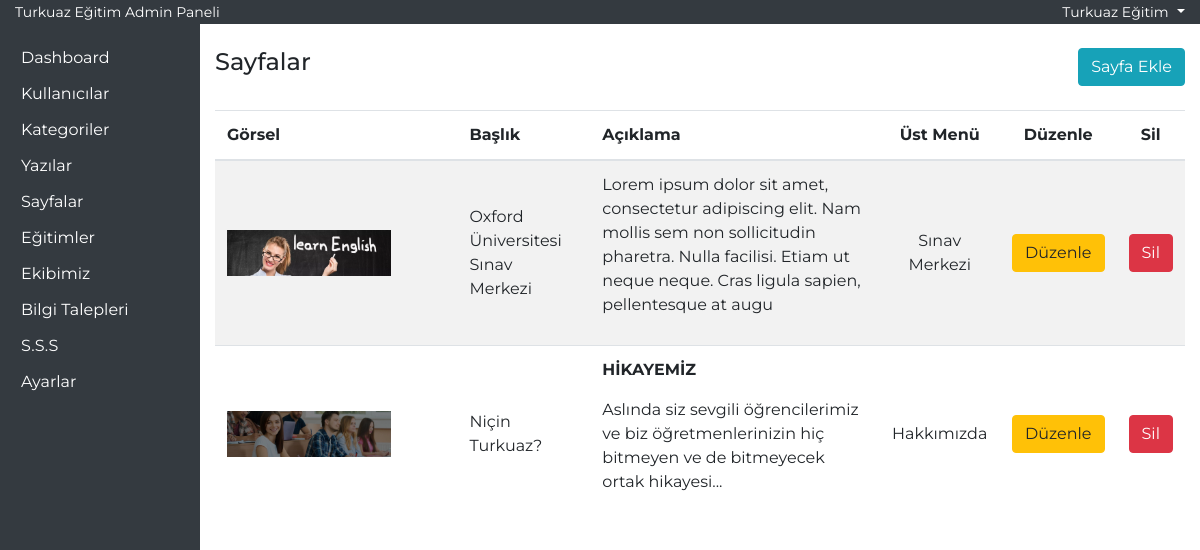
Page /admin-yntm/sayfalar.php (signed in) on the earlier database version.
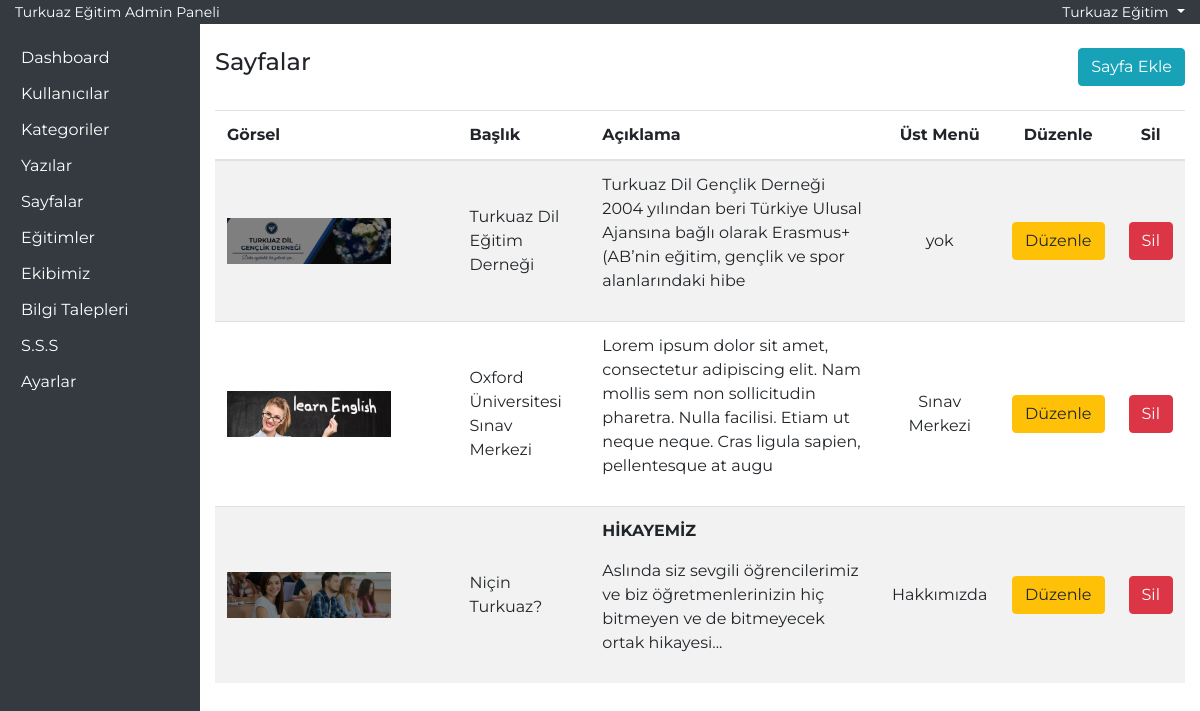
Same page on the later database version.
### tables this page shows
CREATE TABLE IF NOT EXISTS `sayfalar` (
  `id` int NOT NULL AUTO_INCREMENT,
  `baslik` varchar(150) NOT NULL,
  `aciklama` varchar(5000) NOT NULL,
  `video` varchar(150) NOT NULL,
  `meta` varchar(250) NOT NULL,
  `gorsel` varchar(150) NOT NULL,
  `alt` varchar(100) NOT NULL,
  `ustMenu` varchar(70) NOT NULL,
  PRIMARY KEY (`id`)
);

### admin-yntm/sayfalar.php (the view, shortened to what this page needs)
<?php
require_once('header.php');
?>
<div class="row">
    <div class="col-md-6">
        <h4>Sayfalar</h4>
    </div>
    <div class="col-md-6 text-right">
        <button type="button" class="btn btn-info" data-toggle="modal" data-target="#sayfaEkle">
            Sayfa Ekle
        </button>
    </div>
</div>
<div class="row pt-4">
    <div class="col-12">
        <table class="table table-striped">
            <thead>
                <tr>
                    <th>Görsel</th>
                    <th>Başlık</th>
                    <th>Açıklama</th>
                    <th class="text-center">Üst Menü</th>
                    <th class="text-center">Düzenle</th>
                    <th class="text-center">Sil</th>
                </tr>
            </thead>
            <tbody>
                <?php
                $pageList = $db->prepare('select * from sayfalar order by id desc');
                $pageList->execute();
                if ($pageList->rowCount()) {
                    foreach ($pageList as $pageListSatir) {
                ?>
                        <tr>
                            <td class="w-25"><img src="<?php echo $pageListSatir['gorsel']; ?>" class="w-75"></td>
                            <td><?php echo $pageListSatir['baslik']; ?></td>
                            <td><?php echo substr($pageListSatir['aciklama'], 0, 180); ?></td>
                            <td class="text-center"><?php echo $pageListSatir['ustMenu']; ?></td>
                            <td class="text-center"><a href="sayfalar.php?updateID=<?php echo $pageListSatir['id']; ?>" class="btn btn-warning">Düzenle</a></td>
                            <td class="text-center"><a href="sayfalar.php?deleteID=<?php echo $pageListSatir['id']; ?>" class="btn btn-danger">Sil</a></td>
                        </tr>
                <?php
                    }
                }
                ?>
            </tbody>
        </table>
    </div>
</div>
<?php require_once('footer.php'); ?>

Differences in the rows shown:
added sayfalar: gorsel (picture), baslik "Turkuaz Dil Eğitim Derneği", aciklama "Turkuaz Dil Gençlik Derneği 2004 yılından beri Türkiye Ulusal Ajansına bağlı olarak Erasmus+ (AB’nin eğitim, gençlik ve spor alanlarındaki hibe", ustMenu "yok"
